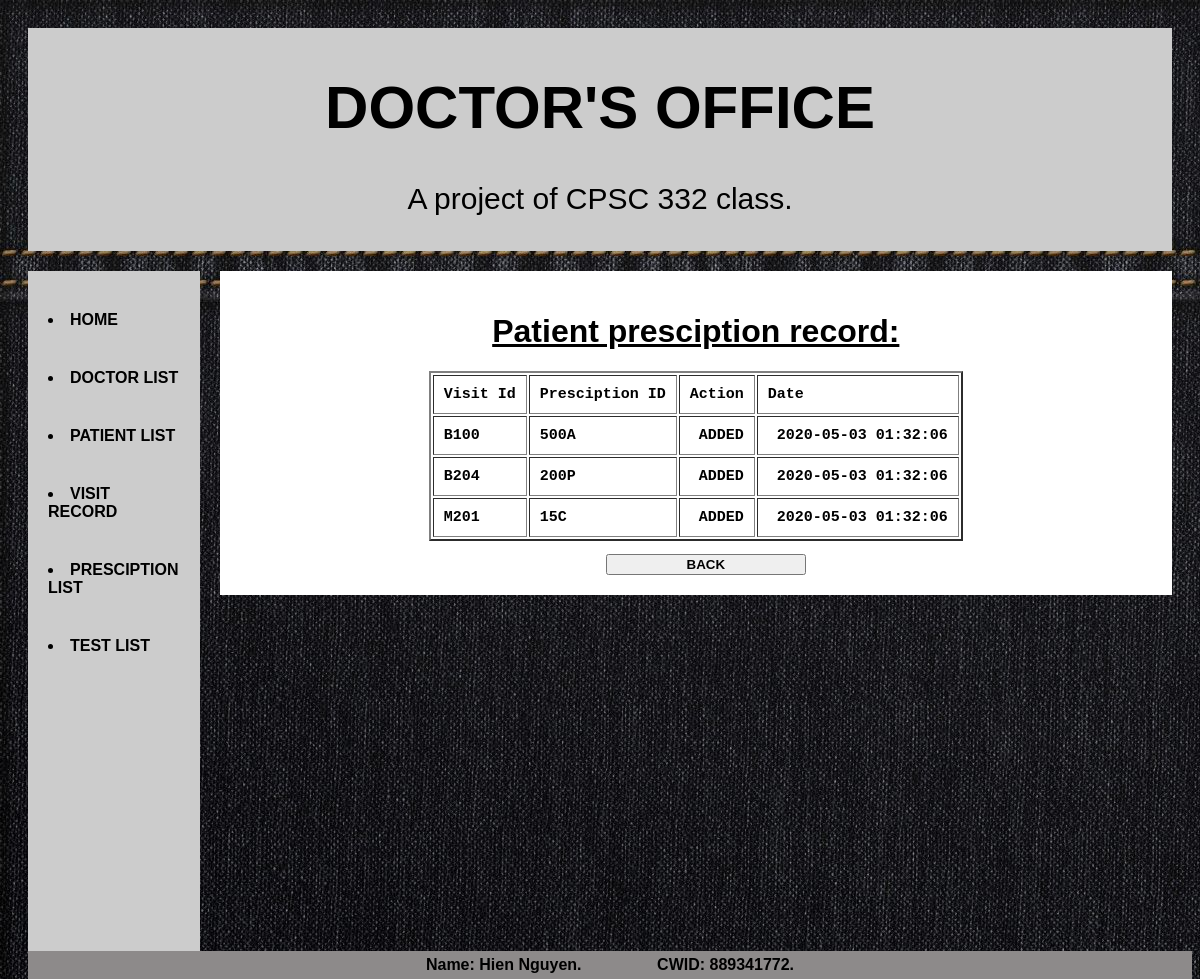
Screenshot of /Hien_Nguyen_CPSC_332_Project/pvisitprerecord.php with the database file from the repository.
### tables this page shows
CREATE TABLE `pvisitpresciptionrecord` (
  `visitId` varchar(10) DEFAULT NULL,
  `presciptionId` varchar(10) DEFAULT NULL,
  `dAction` varchar(10) DEFAULT NULL,
  `datemodified` datetime DEFAULT NULL
);

### Hien_Nguyen_CPSC_332_Project/pvisitprerecord.php (the view, shortened to what this page needs)
<?php include("header.php"); ?>
<center>
    <h1><u>Patient presciption record:</u></h1>
    <?php
    $sql = "SELECT visitId AS vId, presciptionId AS pId, dAction, datemodified AS dm
            FROM  pvisitpresciptionrecord;";
    $result = mysqli_query($conn, $sql);
    print "<pre>";
    print "<table border=2>";
    print "<tr><td>Visit Id</td><td>Presciption ID</td><td>Action</td><td>Date</td>";
    while ($row = mysqli_fetch_array($result, MYSQLI_BOTH)) {
        print "<tr><td>$row[vId]</td><td>$row[pId]</td>
        <td> $row[dAction]</td><td> $row[dm]</td></tr>";
    }
    print "</table>";
    print "</pre>";
    ?>
    <input type="button" style="font-weight: bold; width: 200px; margin-left: 20px;" value="BACK" onclick="location.href='presciption.php'">
</center>
<?php include("footer.php"); ?>

### Hien_Nguyen_CPSC_332_Project/styles.css (style rules this page uses)
* { box-sizing: border-box; }
body { font-family: Arial; padding: 20px; background-image: url("img/bg.jpg"); }
td { padding: 10px; font-weight: bold; font-size: 15px; }

### rows the page displays
pvisitpresciptionrecord: visitId "B100", presciptionId "500A", dAction "ADDED", datemodified "2020-05-03 01:32:06"
pvisitpresciptionrecord: visitId "B204", presciptionId "200P", dAction "ADDED", datemodified "2020-05-03 01:32:06"
pvisitpresciptionrecord: visitId "M201", presciptionId "15C", dAction "ADDED", datemodified "2020-05-03 01:32:06"
